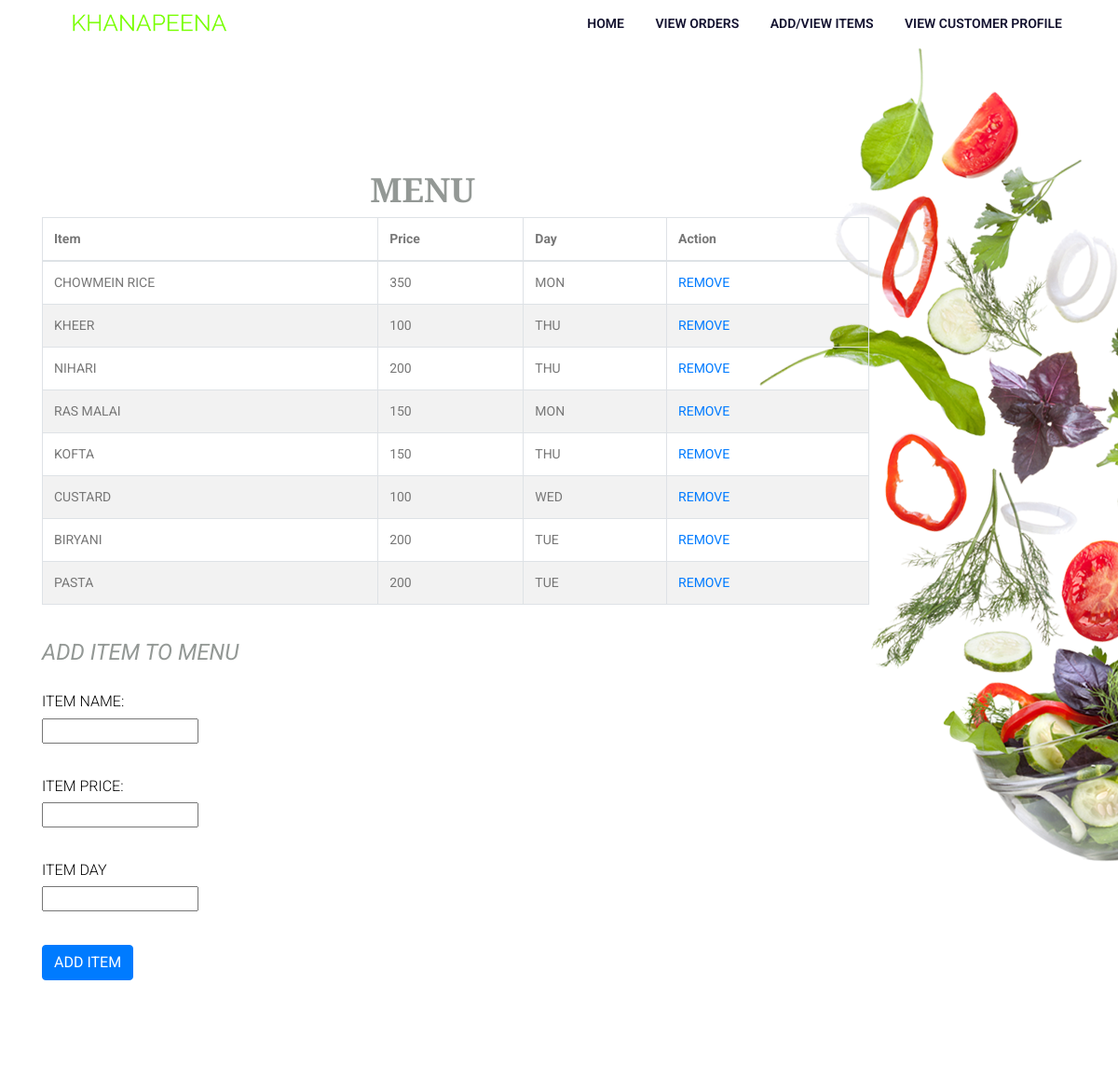
The app's page /admin/menu.php (signed in) with its own data.
### tables this page shows
CREATE TABLE `menu` (
  `item_id` int(11) NOT NULL,
  `item_name` varchar(50) NOT NULL,
  `item_price` int(255) NOT NULL,
  `item_day` varchar(50) NOT NULL
);

### admin/menu.php (the view, shortened to what this page needs)
<?php
require_once "connection.php";
?>
<!DOCTYPE html>
<html lang="en">
<head>
      <link rel="stylesheet" href="assets/css/animate-3.7.0.css">
    <link rel="stylesheet" href="assets/css/font-awesome-4.7.0.min.css">
    <link rel="stylesheet" href="assets/css/bootstrap-4.1.3.min.css">
    <link rel="stylesheet" href="assets/css/owl-carousel.min.css">
    <link rel="stylesheet" href="assets/css/jquery.datetimepicker.min.css">
    <link rel="stylesheet" href="assets/css/style.css">
   <link rel="stylesheet" href="css/profilecss.css">
</head>
<body>
  <header class="">
        <div class="container">
            <div class="row">
                <div class="col-lg-2">
                    <div class="logo-area">
                        <a href="home.php"><img src="assets/images/logo/logo.png" alt="logo" style="height: 50px;"></a>
                    </div>
                </div>
                <div class="col-lg-10">
                    <div class="main-menu">
                        <ul>
                            <li><a href="./home.php">Home</a></li>
                            <li><a href="./orders.php">View Orders</a></li>
                            <li><a href="./menu.php">Add/View Items</a></li>
                            <li><a href="./userprofile.php">View Customer Profile</a></li>
                        </ul>
                    </div>
                </div>
            </div>
        </div>
    </header>
<div id="login">
    <section class="food-area section-padding">
        <div class="container">
            <div class="row">
                <div class="col-md-5">
                </div>
            </div>
                <div id="page-wrapper" style="width: 80%;">
            <div class="row">
              <h3 class="page-header" style="color: #939895;margin-left:40%;">MENU</h3>
                <div class='col-lg-12'>
                    <div class='panel panel-default'>
                        <div class='panel-body'>
                            <div class='table-responsive'>
                                <table class='table table-striped table-bordered table-hover'>
                                    <thead>
                                      <tr>
                                          <th>Item</th>
                                          <th>Price</th>
                                          <th>Day</th>
                                          <th>Action</th>
                                      </tr>
                                    </thead>
                                    <tbody>
                                        <tr>
 <?php
                                                 $checksql = "SELECT * FROM menu ";
                                              if ($result=mysqli_query($conn,$checksql))
                                              {
                                                if (mysqli_num_rows($result) != 0)
                                               {
                                                      while($row2 = mysqli_fetch_array($result))
                                                      {
                                                        echo"<tr>";
                                                        $item_name=strtoupper($row2['item_name']);
                                                        $item_price=strtoupper($row2['item_price']);
                                                        $item_day=strtoupper($row2['item_day']);
                                                                  echo "
                                                                        <td>$item_name</td>";
                                                                  echo "<td >$item_price</td>";
                                                                  echo "<td >$item_day</td>";
                                                                   echo "<td>";
        echo "<a href='./menu.php?item_name=".$row2['item_name']." & item_price=".$row2['item_price']." data-toggle='tooltip'><span>REMOVE</span></a>";
                                                                    echo "</td>";
                                                                    echo"</tr>";
                                                       }
                                                    }
                                                 }
                                                  else
                                                  {
                                                      echo "No Record Found!";
                                                  }
                    ?>
                                        </tr>
                                    </tbody>
                                </table>
                            </div>
                        </div>
                    </div>
                </div>
            </div>
<?php
echo '  <div >
              <form action="menu.php" method="POST">
              <br>
                <div style="width: 100%;">
                    <h4 style="color: #939895">ADD ITEM TO MENU </h4><br>
                    <h6>ITEM NAME:</h6>
                    <input type="text" name="item_name" class="" />
                    <br><br><br>
                    <h6>ITEM PRICE: </h6>
                    <input type="text" name="item_price" class="" />
                    <br><br><br>
                    <h6>ITEM DAY</h6>
                    <input type="text" name="item_day" class="" />
                    <br><br><br>
                    <input type="submit" name ="additem" class="btn btn-primary" value="ADD ITEM"/>
                </div>
              </form>
          </div>
';
                    ?>
    </div>
    </section>
</div>
</body>
</html>

### admin/assets/css/style.css (style rules this page uses)
body { color:#777;font-family:"Roboto",sans-serif;font-size:14px;font-weight:400 }
h3 { color:#131230;font-family:"Playfair Display",serif;font-size:36px !important;font-weight:700 }
h4 { color:#fff;font-family:"Roboto",sans-serif;font-size:24px !important;font-weight:400;font-style:italic;text-transform:capitalize }
h6 { color:#fff;font-size:16px !important;font-family:"Roboto",sans-serif;font-weight:300;text-transform:uppercase }
ul { margin:0;padding:0;list-style:none }
.main-menu ul { float:right }
.main-menu ul li { display:inline;position:relative }
.main-menu ul li a { color:#131230;font-family:"Roboto",sans-serif;text-transform:uppercase;font-size:14px;font-weight:600;display:inline-block;padding:15px }
.food-area { background-image:url("../images/food-bg.png");background-repeat:no-repeat;background-position:top right;position:relative }
h3 { font-size:24px }
h4 { font-size:18px }
h6 { font-size:14px }
.section-padding { padding:130px 0 }

### admin/css/profilecss.css (style rules this page uses)
h3 { color: white; }
input, label { float:left; }

### admin/menu.php (style rules this page uses)
h6 { color: black; }

### records on screen
menu: item_name "CHOWMEIN RICE", item_price "350", item_day "MON"
menu: item_name "KHEER", item_price "100", item_day "THU"
menu: item_name "NIHARI", item_price "200", item_day "THU"
menu: item_name "RAS MALAI", item_price "150", item_day "MON"
menu: item_name "KOFTA", item_price "150", item_day "THU"
menu: item_name "CUSTARD", item_price "100", item_day "WED"
menu: item_name "BIRYANI", item_price "200", item_day "TUE"
menu: item_name "PASTA", item_price "200", item_day "TUE"
